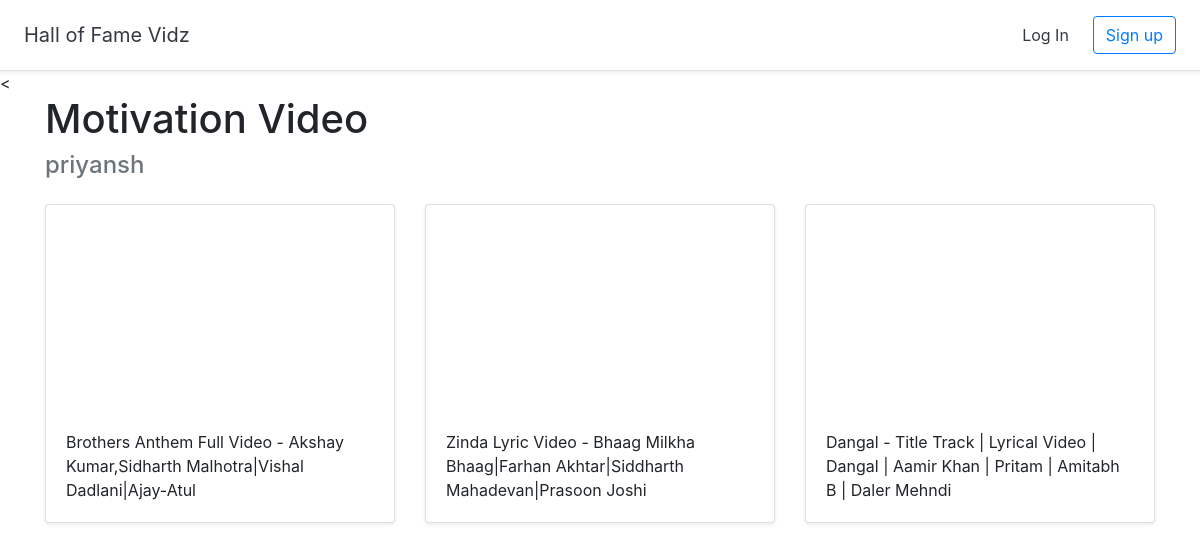
The page /halloffame/3 on the database its author committed.
### halls/models.py (models this page shows, shortened)
class Hall(models.Model):
    title = models.CharField(max_length=255)
    user = models.ForeignKey(User,on_delete=models.CASCADE)

class Video(models.Model):
    title = models.CharField(max_length=255)
    url = models.URLField()
    youtube_id = models.CharField(max_length=255)
    hall = models.ForeignKey(Hall, on_delete=models.CASCADE)

### halls/views.py (the view)
# urls.py: path('halloffame/<int:pk>',views.DetailHall.as_view(), name='detail_hall'),
class DetailHall(DetailView):
    model = Hall
    template_name = 'halls/detail_hall.html'

### halls/templates/halls/detail_hall.html (shortened to what this page needs)
{% extends 'halls/base.html' %} {% block content %}
<div class="container">
  <h1>{{hall.title}}</h1>
  <h4 class="text-muted">{{hall.user.username}}</h4>
  <div class="row">
    {% for video in hall.video_set.all %}
    <div class="col-md-4 mt-3">
      <div class="card mb-4 shadow-sm">
        <iframe
          width="100%"
          height="205"
          src="https://www.youtube.com/embed/{{video.youtube_id}}"
          frameborder="0"
          allow="accelerometer; autoplay; encrypted-media; gyroscope; picture-in-picture"
          allowfullscreen
        >
        </iframe>
        <div class="card-body"><p class="card-text">{{video.title}}</p></div>
      </div>
    </div>
    {% endfor %}
  </div>
</div>
{% endblock %}

### rows shown on the page
Hall: title "Motivation Video", user.username "priyansh"
Video: title "Brothers Anthem Full Video - Akshay Kumar,Sidharth Malhotra|Vishal Dadlani|Ajay-Atul"
Video: title "Zinda Lyric Video - Bhaag Milkha Bhaag|Farhan Akhtar|Siddharth Mahadevan|Prasoon Joshi"
Video: title "Dangal - Title Track | Lyrical Video | Dangal | Aamir Khan | Pritam | Amitabh B | Daler Mehndi"
